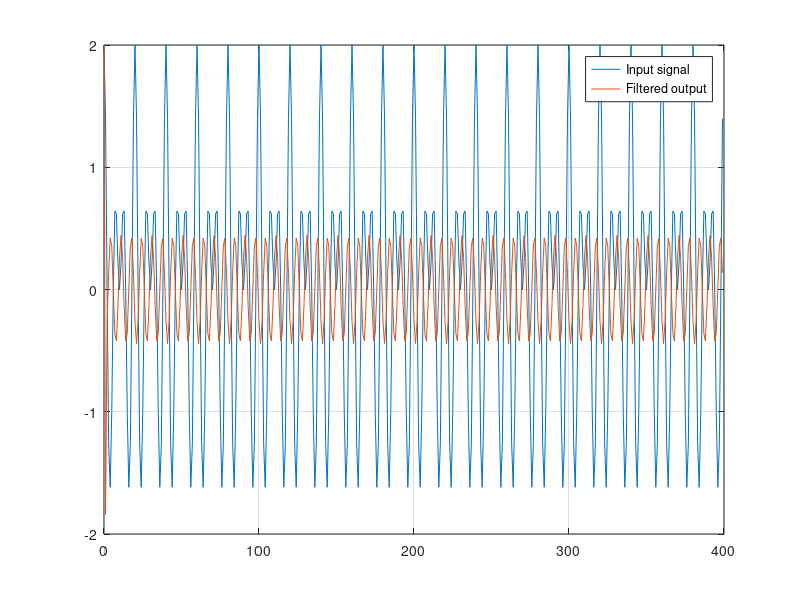

Reproduce this figure in MATLAB.
Fs = 800;       
T = 1/Fs;       
n = 0:399;    

f1 = 120;        
f2 = 80;         

x1 = cos(2*pi*f1*n*T);   
x2 = cos(2*pi*f2*n*T);   

x = x1 + x2;


w0 = 2*pi*f2/Fs;

a = 2*cos(w0);
h = [1  -a  1];

y = conv(x, h);

figure;
plot(n, x(1:length(n)));
hold on;
plot(n, y(1:length(n)));
grid on;
legend('Input signal','Filtered output');






